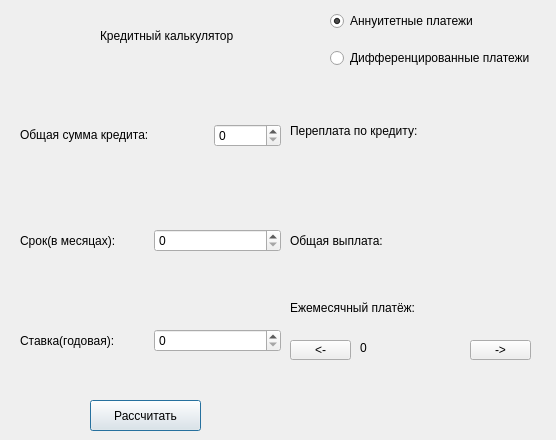
<?xml version="1.0" encoding="UTF-8"?>
<ui version="4.0">
 <class>CreditCalculator</class>
 <widget class="QDialog" name="CreditCalculator">
  <property name="geometry">
   <rect>
    <x>0</x>
    <y>0</y>
    <width>556</width>
    <height>440</height>
   </rect>
  </property>
  <property name="contextMenuPolicy">
   <enum>Qt::NoContextMenu</enum>
  </property>
  <property name="windowTitle">
   <string>Dialog</string>
  </property>
  <widget class="QLabel" name="label">
   <property name="geometry">
    <rect>
     <x>100</x>
     <y>10</y>
     <width>161</width>
     <height>51</height>
    </rect>
   </property>
   <property name="text">
    <string>Кредитный калькулятор</string>
   </property>
  </widget>
  <widget class="QWidget" name="horizontalLayoutWidget">
   <property name="geometry">
    <rect>
     <x>20</x>
     <y>90</y>
     <width>261</width>
     <height>91</height>
    </rect>
   </property>
   <layout class="QHBoxLayout" name="horizontalLayout_2">
    <item>
     <widget class="QLabel" name="label_total_loan_amount">
      <property name="sizePolicy">
       <sizepolicy hsizetype="MinimumExpanding" vsizetype="Maximum">
        <horstretch>0</horstretch>
        <verstretch>0</verstretch>
       </sizepolicy>
      </property>
      <property name="minimumSize">
       <size>
        <width>100</width>
        <height>3</height>
       </size>
      </property>
      <property name="styleSheet">
       <string notr="true">QLabel {
	text-align: center
 	border: 1px solid gray;
}

background-color : white;</string>
      </property>
      <property name="text">
       <string>Общая сумма кредита:</string>
      </property>
     </widget>
    </item>
    <item>
     <widget class="QSpinBox" name="total_loan_amount">
      <property name="enabled">
       <bool>true</bool>
      </property>
      <property name="sizePolicy">
       <sizepolicy hsizetype="Maximum" vsizetype="Maximum">
        <horstretch>0</horstretch>
        <verstretch>0</verstretch>
       </sizepolicy>
      </property>
      <property name="layoutDirection">
       <enum>Qt::LeftToRight</enum>
      </property>
      <property name="maximum">
       <number>1000000000</number>
      </property>
     </widget>
    </item>
   </layout>
  </widget>
  <widget class="QWidget" name="horizontalLayoutWidget_2">
   <property name="geometry">
    <rect>
     <x>20</x>
     <y>190</y>
     <width>261</width>
     <height>101</height>
    </rect>
   </property>
   <layout class="QHBoxLayout" name="horizontalLayout_3">
    <item>
     <widget class="QLabel" name="label_credit_term">
      <property name="styleSheet">
       <string notr="true">QLabel {
	text-align: center
 	border: 1px solid gray;
}

background-color : white;</string>
      </property>
      <property name="text">
       <string>Срок(в месяцах):</string>
      </property>
     </widget>
    </item>
    <item>
     <widget class="QSpinBox" name="credit_term">
      <property name="enabled">
       <bool>true</bool>
      </property>
      <property name="layoutDirection">
       <enum>Qt::LeftToRight</enum>
      </property>
      <property name="maximum">
       <number>360</number>
      </property>
     </widget>
    </item>
   </layout>
  </widget>
  <widget class="QWidget" name="horizontalLayoutWidget_3">
   <property name="geometry">
    <rect>
     <x>20</x>
     <y>300</y>
     <width>261</width>
     <height>81</height>
    </rect>
   </property>
   <layout class="QHBoxLayout" name="horizontalLayout_4">
    <item>
     <widget class="QLabel" name="label_credit_term_2">
      <property name="styleSheet">
       <string notr="true">QLabel {
	text-align: center
 	border: 1px solid gray;
}

background-color : white;</string>
      </property>
      <property name="text">
       <string>Ставка(годовая):</string>
      </property>
     </widget>
    </item>
    <item>
     <widget class="QSpinBox" name="credit_lending_rate">
      <property name="enabled">
       <bool>true</bool>
      </property>
      <property name="layoutDirection">
       <enum>Qt::LeftToRight</enum>
      </property>
      <property name="maximum">
       <number>360</number>
      </property>
     </widget>
    </item>
   </layout>
  </widget>
  <widget class="QWidget" name="verticalLayoutWidget">
   <property name="geometry">
    <rect>
     <x>330</x>
     <y>0</y>
     <width>227</width>
     <height>80</height>
    </rect>
   </property>
   <layout class="QVBoxLayout" name="verticalLayout">
    <item>
     <widget class="QRadioButton" name="radioButton_annuity_payments">
      <property name="text">
       <string>Аннуитетные платежи</string>
      </property>
      <property name="checked">
       <bool>true</bool>
      </property>
     </widget>
    </item>
    <item>
     <widget class="QRadioButton" name="radioButton_differentiated_payments">
      <property name="text">
       <string>Дифференцированные платежи</string>
      </property>
     </widget>
    </item>
   </layout>
  </widget>
  <widget class="QWidget" name="horizontalLayoutWidget_5">
   <property name="geometry">
    <rect>
     <x>290</x>
     <y>80</y>
     <width>261</width>
     <height>101</height>
    </rect>
   </property>
   <layout class="QHBoxLayout" name="horizontalLayout_6">
    <item>
     <widget class="QLabel" name="label_overpayment">
      <property name="styleSheet">
       <string notr="true">QLabel {
	text-align: center
 	border: 1px solid gray;
}

background-color : white;</string>
      </property>
      <property name="text">
       <string>Переплата по кредиту:</string>
      </property>
     </widget>
    </item>
    <item>
     <widget class="QLabel" name="overpayment">
      <property name="sizePolicy">
       <sizepolicy hsizetype="Minimum" vsizetype="Maximum">
        <horstretch>0</horstretch>
        <verstretch>0</verstretch>
       </sizepolicy>
      </property>
      <property name="text">
       <string/>
      </property>
     </widget>
    </item>
   </layout>
  </widget>
  <widget class="QWidget" name="horizontalLayoutWidget_6">
   <property name="geometry">
    <rect>
     <x>290</x>
     <y>190</y>
     <width>261</width>
     <height>101</height>
    </rect>
   </property>
   <layout class="QHBoxLayout" name="horizontalLayout_7">
    <item>
     <widget class="QLabel" name="label_total_payment">
      <property name="styleSheet">
       <string notr="true">QLabel {
	text-align: center
 	border: 1px solid gray;
}

background-color : white;</string>
      </property>
      <property name="text">
       <string>Общая выплата:</string>
      </property>
     </widget>
    </item>
    <item>
     <widget class="QLabel" name="total_payment">
      <property name="sizePolicy">
       <sizepolicy hsizetype="Minimum" vsizetype="Maximum">
        <horstretch>0</horstretch>
        <verstretch>0</verstretch>
       </sizepolicy>
      </property>
      <property name="text">
       <string/>
      </property>
     </widget>
    </item>
   </layout>
  </widget>
  <widget class="QPushButton" name="pushButton_calculate">
   <property name="geometry">
    <rect>
     <x>90</x>
     <y>400</y>
     <width>111</width>
     <height>31</height>
    </rect>
   </property>
   <property name="text">
    <string>Рассчитать</string>
   </property>
  </widget>
  <widget class="QLabel" name="month_number">
   <property name="geometry">
    <rect>
     <x>370</x>
     <y>320</y>
     <width>141</width>
     <height>16</height>
    </rect>
   </property>
   <property name="sizePolicy">
    <sizepolicy hsizetype="Maximum" vsizetype="Maximum">
     <horstretch>0</horstretch>
     <verstretch>0</verstretch>
    </sizepolicy>
   </property>
   <property name="minimumSize">
    <size>
     <width>100</width>
     <height>3</height>
    </size>
   </property>
   <property name="styleSheet">
    <string notr="true">QLabel {
	text-align: center
 	border: 1px solid gray;
}

background-color : white;</string>
   </property>
   <property name="text">
    <string/>
   </property>
  </widget>
  <widget class="QPushButton" name="pushButton_right">
   <property name="geometry">
    <rect>
     <x>470</x>
     <y>340</y>
     <width>61</width>
     <height>20</height>
    </rect>
   </property>
   <property name="text">
    <string>-&gt;</string>
   </property>
  </widget>
  <widget class="QLabel" name="label_monthly_payment_diff">
   <property name="geometry">
    <rect>
     <x>360</x>
     <y>340</y>
     <width>108</width>
     <height>16</height>
    </rect>
   </property>
   <property name="sizePolicy">
    <sizepolicy hsizetype="Minimum" vsizetype="Maximum">
     <horstretch>0</horstretch>
     <verstretch>0</verstretch>
    </sizepolicy>
   </property>
   <property name="text">
    <string>0</string>
   </property>
  </widget>
  <widget class="QPushButton" name="pushButton_left">
   <property name="geometry">
    <rect>
     <x>290</x>
     <y>340</y>
     <width>61</width>
     <height>20</height>
    </rect>
   </property>
   <property name="text">
    <string>&lt;-</string>
   </property>
  </widget>
  <widget class="QLabel" name="label_monthly_payment">
   <property name="geometry">
    <rect>
     <x>290</x>
     <y>300</y>
     <width>141</width>
     <height>16</height>
    </rect>
   </property>
   <property name="sizePolicy">
    <sizepolicy hsizetype="Maximum" vsizetype="Maximum">
     <horstretch>0</horstretch>
     <verstretch>0</verstretch>
    </sizepolicy>
   </property>
   <property name="minimumSize">
    <size>
     <width>100</width>
     <height>3</height>
    </size>
   </property>
   <property name="styleSheet">
    <string notr="true">QLabel {
	text-align: center
 	border: 1px solid gray;
}

background-color : white;</string>
   </property>
   <property name="text">
    <string>Ежемесячный платёж:</string>
   </property>
  </widget>
  <widget class="QLabel" name="monthly_payment">
   <property name="geometry">
    <rect>
     <x>440</x>
     <y>300</y>
     <width>111</width>
     <height>20</height>
    </rect>
   </property>
   <property name="sizePolicy">
    <sizepolicy hsizetype="Minimum" vsizetype="Maximum">
     <horstretch>0</horstretch>
     <verstretch>0</verstretch>
    </sizepolicy>
   </property>
   <property name="text">
    <string/>
   </property>
  </widget>
 </widget>
 <resources/>
 <connections/>
</ui>
